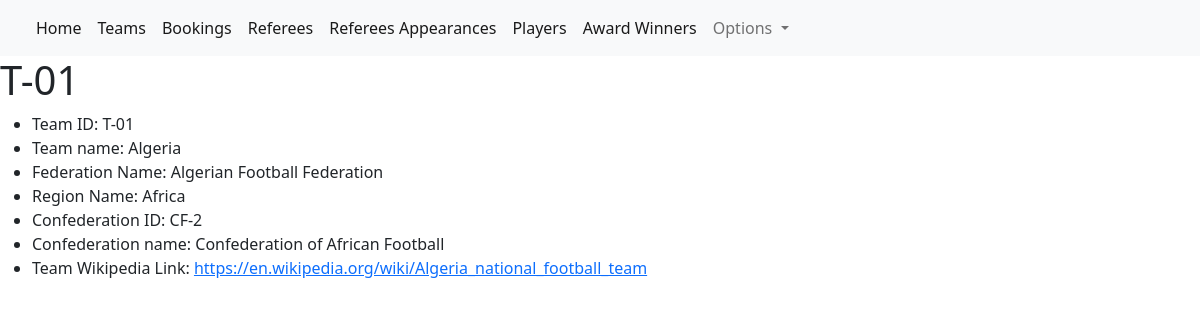
The page /teams/1 on the database its author committed.
### tables this page shows
CREATE TABLE TEAMS (key_id INTEGER NOT NULL UNIQUE, team_id TEXT NOT NULL, team_name TEXT NOT NULL, federation_name TEXT NOT NULL, region_name TEXT NOT NULL, confederation_id TEXT NOT NULL, confederation_name TEXT NOT NULL, team_wikipedia_link TEXT NOT NULL, PRIMARY KEY (key_id));

### views.py (the view)
def team_page(team_key):
    db = current_app.config["db"]
    team = db.get_team(team_key)
    return render_template("team.html", team=team)

### database.py (called while the page is built)
    def get_team(self, team_key):
        with dbapi2.connect(self.database_File) as connection:
            cursor = connection.cursor()
            query = "SELECT * FROM TEAMS WHERE (KEY_ID = ?)"
            cursor.execute(query, (team_key,))
            team_keyy, team_id, team_name, federation_name, region_name, confederation_id, confederation_name, team_wikipedia_link = cursor.fetchone()
        team_ = Teams(team_keyy, team_id, team_name, federation_name, region_name, confederation_id, confederation_name, team_wikipedia_link)
        return team_

### templates/team.html (shortened to what this page needs)
{% extends "layout.html" %}
{% block content %}
    <div class = "page-header">
        <h1> {{ team.team_id }} </h1>
    </div>
    <ul>
        <li><div class = "col-sm-2">Team ID: {{ team.team_id }} </div></li>
        <li><div class = "col-sm-10">Team name: {{ team.team_name }}</div></li>
        <li><div class = "col-sm-10">Federation Name: {{ team.federation_name }}</div></li>
        <li><div class = "col-sm-10">Region Name: {{ team.region_name }}</div></li>
        <li><div class = "col-sm-10">Confederation ID: {{ team.confederation_id }}</div></li>
        <li><div class = "col-sm-10">Confederation name: {{ team.confederation_name }}</div></li>
        <li><div class = "col-sm-10">Team Wikipedia Link: <a href="{{ team.team_wikipedia_link }}"> {{ team.team_wikipedia_link }}</a></div></li>
    </ul>
{% endblock %}

### rows shown on the page
TEAMS: team_id "T-01", team_name "Algeria", federation_name "Algerian Football Federation", region_name "Africa", confederation_id "CF-2", confederation_name "Confederation of African Football", team_wikipedia_link "https://en.wikipedia.org/wiki/Algeria_national_football_team"
